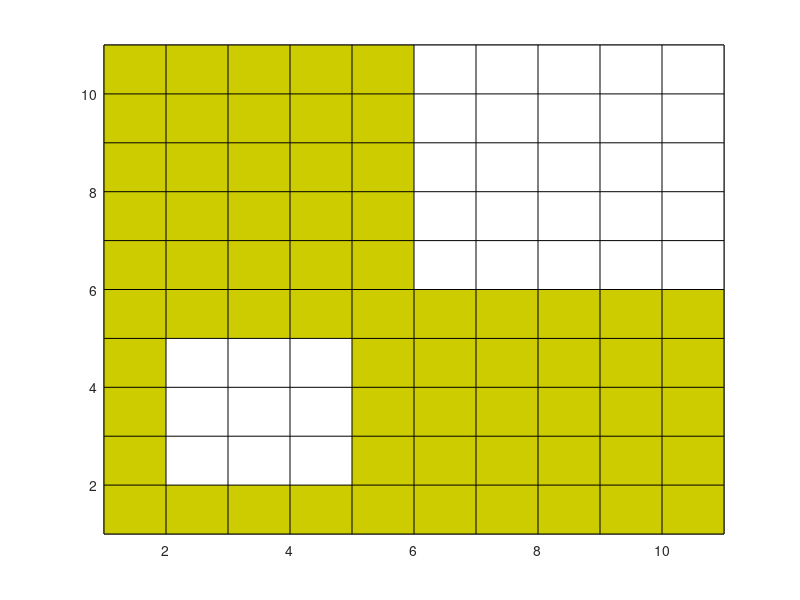

MATLAB code to generate this figure:
function  Scan()
    global Map;
    global cur_locat;
    init();
    while(1)
        % Whether the Map is searched completely
        if ~ismember(0,Map)
            display('Search complete!');
            break;
        end
        %%%%%%%%%%%%%%%%%%%%%%%%%%%%%%%%%%%%%%%%
        current = cur_locat;
        goal = next(current);
        while ~valid(goal)
            current = goal;
            goal = next(current);
        end
        display(goal)
        cur_locat = goal;
        %%%%%%%%%%%%%%%%%%%%%%%%%%%%%%%%%%%%%%%%        
        Map(cur_locat(1),cur_locat(2)) = 1;
        Map_plot();
        pause(0.2);
    end
end
function init()
    global Map;
    global cur_locat;
    global start_locat;
    global Map_size;
    Map_size = [11,11];     % The last row/column is not used in colormap
    start_locat = [5,5];
    cur_locat = start_locat;
    Map = zeros(Map_size(1),Map_size(2));
    Map(end,:)=1; Map(:,end)=1;
    Map(start_locat(1),start_locat(2)) = 1;
    Map(2:4,2:4)=0.5; Map(6:10,6:10)=0.5;
    Map_plot();
end

function Map_plot()
    global Map;
    figure(1);
    color_map = [1 1 1; 0 0 0.6; 0.8 0.8 0];
    colormap(color_map);
    pcolor(Map);
end

function goal = next(current)
    global start_locat;
    if current == start_locat;
        goal = [current(1)+1,current(2)];
    else
        % Above the start point: Move left
        if current(1) > start_locat(1) && current(1)-start_locat(1) > abs(current(2)-start_locat(2))
            goal = [current(1),current(2)-1];
        % Left to the start point: Move downwards
        elseif current(2) < start_locat(2) && start_locat(2)-current(2) > start_locat(1)-current(1)
            goal = [current(1)-1,current(2)];
        % Below the start point: Move right
        elseif current(1) < start_locat(1) && start_locat(1)-current(1) > current(2)-start_locat(2)
            goal = [current(1),current(2)+1];
        % Right to the start point: Move upwards           
        elseif current(2) > start_locat(2) && current(2)-start_locat(2) >= abs(current(1)-start_locat(1));
            goal = [current(1)+1,current(2)];
        end
    end
end

function status = valid(locat)
    global Map_size;
    global Map;
    status = 1;
    boundary = double(locat<Map_size) .* double(locat>[0,0]);
    if boundary(1)==0 || boundary(2)==0
        status = 0;
    elseif Map(locat(1),locat(2))==0.5
        status = 0;
    end
end